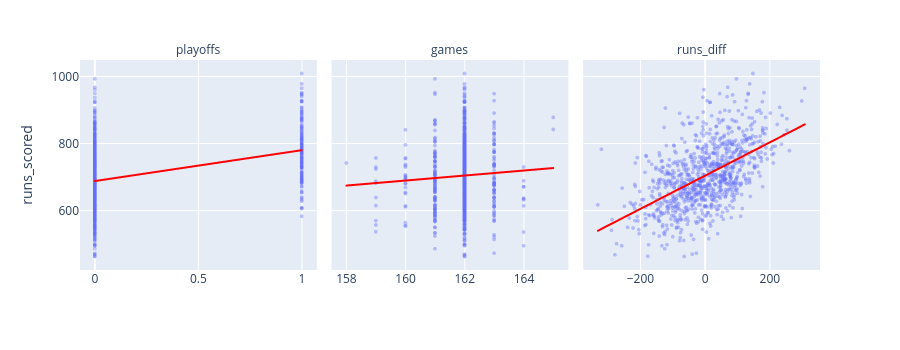

Source (notebook cell):
### Code cell
# Reshape to long format: one row per (variable, value) pair, so each variable gets its own panel
plot_df = df.melt(id_vars='runs_scored', value_vars=['playoffs', 'games', 'runs_diff'])

fig = px.scatter(plot_df, x='value', y='runs_scored', facet_col='variable',
                 trendline='ols', trendline_color_override='red', opacity=0.4, height=350)
fig.update_traces(marker_size=4)
fig.update_xaxes(matches=None, title_text='')  # each variable gets its own x-axis scale
fig.for_each_annotation(lambda a: a.update(text=a.text.split('=')[1]))  # 'variable=year' -> 'year'
fig.show()

### Figure 1 — Plotly figure (JSON) as saved in the notebook; plotly's stock layout.template omitted (floating-point values rounded to 4 significant figures; data arrays with more than 128 entries replaced by an {"elided": "..."} marker saying what was removed)
{"data": [{"hovertemplate": "variable=playoffs<br>value=%{x}<br>runs_scored=%{y}<extra></extra>", "legendgroup": "", "marker": {"color": "#636efa", "opacity": 0.4, "size": 4, "symbol": "circle"}, "mode": "markers", "name": "", "showlegend": false, "type": "scattergl", "x": {"elided": "902 int values"}, "xaxis": "x", "y": {"elided": "902 int values"}, "yaxis": "y"}, {"hovertemplate": "<b>OLS trendline</b><br>runs_scored = 92.1119 * value + 688.083<br>R<sup>2</sup>=0.138110<br><br>variable=playoffs<br>value=%{x}<br>runs_scored=%{y} <b>(trend)</b><extra></extra>", "legendgroup": "", "line": {"color": "red"}, "marker": {"color": "#636efa", "size": 4, "symbol": "circle"}, "mode": "lines", "name": "", "showlegend": false, "type": "scattergl", "x": {"elided": "902 int values"}, "xaxis": "x", "y": {"elided": "902 float values"}, "yaxis": "y"}, {"hovertemplate": "variable=games<br>value=%{x}<br>runs_scored=%{y}<extra></extra>", "legendgroup": "", "marker": {"color": "#636efa", "opacity": 0.4, "size": 4, "symbol": "circle"}, "mode": "markers", "name": "", "showlegend": false, "type": "scattergl", "x": {"elided": "902 int values"}, "xaxis": "x2", "y": {"elided": "902 int values"}, "yaxis": "y2"}, {"hovertemplate": "<b>OLS trendline</b><br>runs_scored = 7.46995 * value + -505.627<br>R<sup>2</sup>=0.003159<br><br>variable=games<br>value=%{x}<br>runs_scored=%{y} <b>(trend)</b><extra></extra>", "legendgroup": "", "line": {"color": "red"}, "marker": {"color": "#636efa", "size": 4, "symbol": "circle"}, "mode": "lines", "name": "", "showlegend": false, "type": "scattergl", "x": {"elided": "902 int values"}, "xaxis": "x2", "y": {"elided": "902 float values"}, "yaxis": "y2"}, {"hovertemplate": "variable=runs_diff<br>value=%{x}<br>runs_scored=%{y}<extra></extra>", "legendgroup": "", "marker": {"color": "#636efa", "opacity": 0.4, "size": 4, "symbol": "circle"}, "mode": "markers", "name": "", "showlegend": false, "type": "scattergl", "x": {"elided": "902 int values"}, "xaxis": "x3", "y": {"elided": "902 int values"}, "yaxis": "y3"}, {"hovertemplate": "<b>OLS trendline</b><br>runs_scored = 0.49571 * value + 703.809<br>R<sup>2</sup>=0.288949<br><br>variable=runs_diff<br>value=%{x}<br>runs_scored=%{y} <b>(trend)</b><extra></extra>", "legendgroup": "", "line": {"color": "red"}, "marker": {"color": "#636efa", "size": 4, "symbol": "circle"}, "mode": "lines", "name": "", "showlegend": false, "type": "scattergl", "x": {"elided": "902 int values"}, "xaxis": "x3", "y": {"elided": "902 float values"}, "yaxis": "y3"}], "layout": {"annotations": [{"font": {}, "showarrow": false, "text": "playoffs", "x": 0.16, "xanchor": "center", "xref": "paper", "y": 1, "yanchor": "bottom", "yref": "paper"}, {"font": {}, "showarrow": false, "text": "games", "x": 0.5, "xanchor": "center", "xref": "paper", "y": 1, "yanchor": "bottom", "yref": "paper"}, {"font": {}, "showarrow": false, "text": "runs_diff", "x": 0.84, "xanchor": "center", "xref": "paper", "y": 1, "yanchor": "bottom", "yref": "paper"}], "height": 350, "legend": {"tracegroupgap": 0}, "margin": {"t": 60}, "xaxis": {"anchor": "y", "domain": [0, 0.32], "title": {"text": ""}}, "xaxis2": {"anchor": "y2", "domain": [0.34, 0.66], "title": {"text": ""}}, "xaxis3": {"anchor": "y3", "domain": [0.68, 1.0], "title": {"text": ""}}, "yaxis": {"anchor": "x", "domain": [0, 1], "title": {"text": "runs_scored"}}, "yaxis2": {"anchor": "x2", "domain": [0, 1], "matches": "y", "showticklabels": false}, "yaxis3": {"anchor": "x3", "domain": [0, 1], "matches": "y", "showticklabels": false}}}
